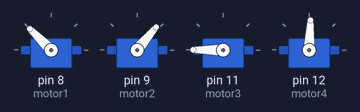
Recording of a sketch running on a simulated Arduino Uno, built with avr-gcc and run on an emulated ATmega328P. On the bench: 4 × servo.

Above: at 0.15 s.
At 5.9 s:
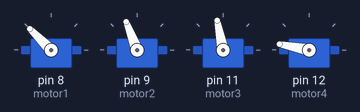
At 10.6 s:
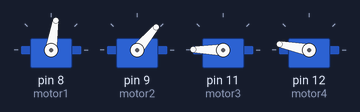
At 13.6 s:
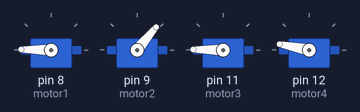
At 24.7 s:
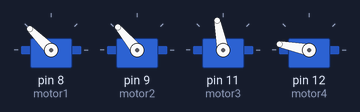
At 35.8 s:
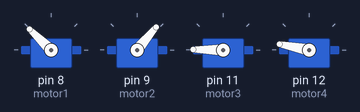
Timing chart, 0 to 40.0 s (numbered marks = the images above):
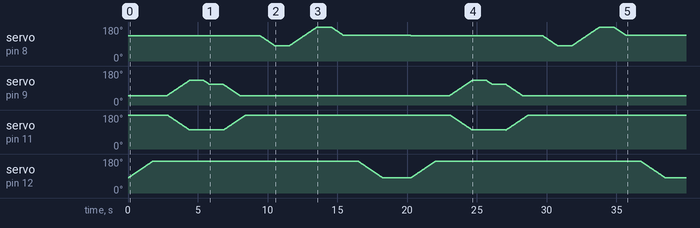

The sketch:

RobotKolu_Otomosyon_Calisan.ino
```cpp
/*
 4 adet SG90 9 g Micro Servo
 Kontrolü
 */
#include <Servo.h>

    Servo motor1;
    Servo motor2;
    Servo motor3;
    Servo motor4;
    int servoPos; // Genel Servo motor pozisyon değeri
    int servoPos1; // Servo motor1 pozisyon değeri
    int servoPos2; // Servo motor2 pozisyon değeri
void setup() {
    motor1.attach(8);
    motor2.attach(9);
    motor3.attach(11);
    motor4.attach(12);
}

void loop() {

      motor1.write(135);
      motor2.write(50);
      motor3.write(180);
      motor4.write(80);


      // motor4 80'den 170 dereceye gidecek
    for (servoPos=80; servoPos<170; servoPos++)
      {
        motor4.write(servoPos);  delay(20);
      }
     delay(1000);

//------------------------------------------------------------

     // motor3 180'den 100 dereceye gidecek
     servoPos2=50;
    for (servoPos=180; servoPos>100; servoPos--)
      {
         if (servoPos2<130)
                  { servoPos2++;}
           motor2.write(servoPos2);
       motor3.write(servoPos);
        delay(20);
      }
     delay(1000);

//-------------------------------------------------

     // motor2 130'den 110 dereceye gidecek
    for (servoPos2=130; servoPos2>110; servoPos2--)
      {
        motor2.write(servoPos2);  delay(20);
      }
     delay(1000);

//-------------------------------------------------

       // motor3 100'den 180 dereceye gidecek
       servoPos2=110;
    for (servoPos=100; servoPos<180; servoPos++)
      {
        if (servoPos2>50)
             { servoPos2--;
                motor2.write(servoPos2);
                }
       motor3.write(servoPos);
        delay(20);
      }
     delay(1000);

//-------------------------------------------------

 // motor1 135'den 80 dereceye gidecek
    for (servoPos1=135; servoPos1>80; servoPos1--)
      {
        motor1.write(servoPos1);  delay(20);
      }
     delay(1000);

     // motor1 80'den 180 dereceye gidecek
    for (servoPos1=80; servoPos1<180; servoPos1++)
      {
        motor1.write(servoPos1);  delay(20);
      }
     delay(1000);

     // motor1 180'den 135 dereceye gidecek
    for (servoPos1=180; servoPos1>135; servoPos1--)
      {
        motor1.write(servoPos1);  delay(20);
      }
     delay(1000);


//-------------------------------------------------

 // motor4 170'den 80 dereceye gidecek
    for (servoPos=170; servoPos>80; servoPos--)
      {
        motor4.write(servoPos);  delay(20);
      }
     delay(2000);

}
```
